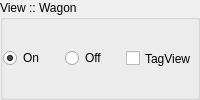
          <widget class="QGroupBox" name="gbWagonOption">
           <property name="title">
            <string>View :: Wagon</string>
           </property>
           <layout class="QHBoxLayout" name="horizontalLayout_2">
            <property name="spacing">
             <number>0</number>
            </property>
            <property name="sizeConstraint">
             <enum>QLayout::SetMinimumSize</enum>
            </property>
            <property name="margin">
             <number>0</number>
            </property>
            <item>
             <widget class="QRadioButton" name="radioWagonViewOn">
              <property name="text">
               <string>On</string>
              </property>
              <property name="checked">
               <bool>true</bool>
              </property>
             </widget>
            </item>
            <item>
             <widget class="QRadioButton" name="radioWagonViewOff">
              <property name="text">
               <string>Off</string>
              </property>
              <property name="checked">
               <bool>false</bool>
              </property>
             </widget>
            </item>
            <item>
             <widget class="QCheckBox" name="ckbWagonTagView">
              <property name="sizePolicy">
               <sizepolicy hsizetype="Minimum" vsizetype="Minimum">
                <horstretch>0</horstretch>
                <verstretch>0</verstretch>
               </sizepolicy>
              </property>
              <property name="locale">
               <locale language="English" country="UnitedStates"/>
              </property>
              <property name="text">
               <string>TagView</string>
              </property>
             </widget>
            </item>
           </layout>
          </widget>
